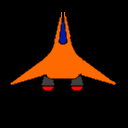

Tiled map render using the project's own tile images. Description and the map definition, with tile-layer contents summarised, below:
An orthogonal 1x1 tile map with 128x128 px tiles, 1 tile layer (Tile Layer 1).

<map version="1.0" orientation="orthogonal" renderorder="right-down" width="1" height="1" tilewidth="128" tileheight="128" nextobjectid="1">
 <tileset firstgid="1" name="PlayerAnimation" tilewidth="128" tileheight="128" tilecount="4" columns="2">
  <image source="../PlayerImage/PlayerAnimation.png" width="256" height="256" />
  <tile id="0">
   <animation>
    <frame tileid="0" duration="100" />
    <frame tileid="1" duration="100" />
    <frame tileid="3" duration="100" />
    <frame tileid="2" duration="100" />
   </animation>
  </tile>
  <tile id="1">
   <animation>
    <frame tileid="2" duration="100" />
    <frame tileid="0" duration="50" />
    <frame tileid="3" duration="100" />
    <frame tileid="1" duration="100" />
   </animation>
  </tile>
 </tileset>
 <layer name="Tile Layer 1" width="1" height="1">
  <data>[1 cells, 1 non-empty, 1 distinct tile ids]</data>
 </layer>
</map>
